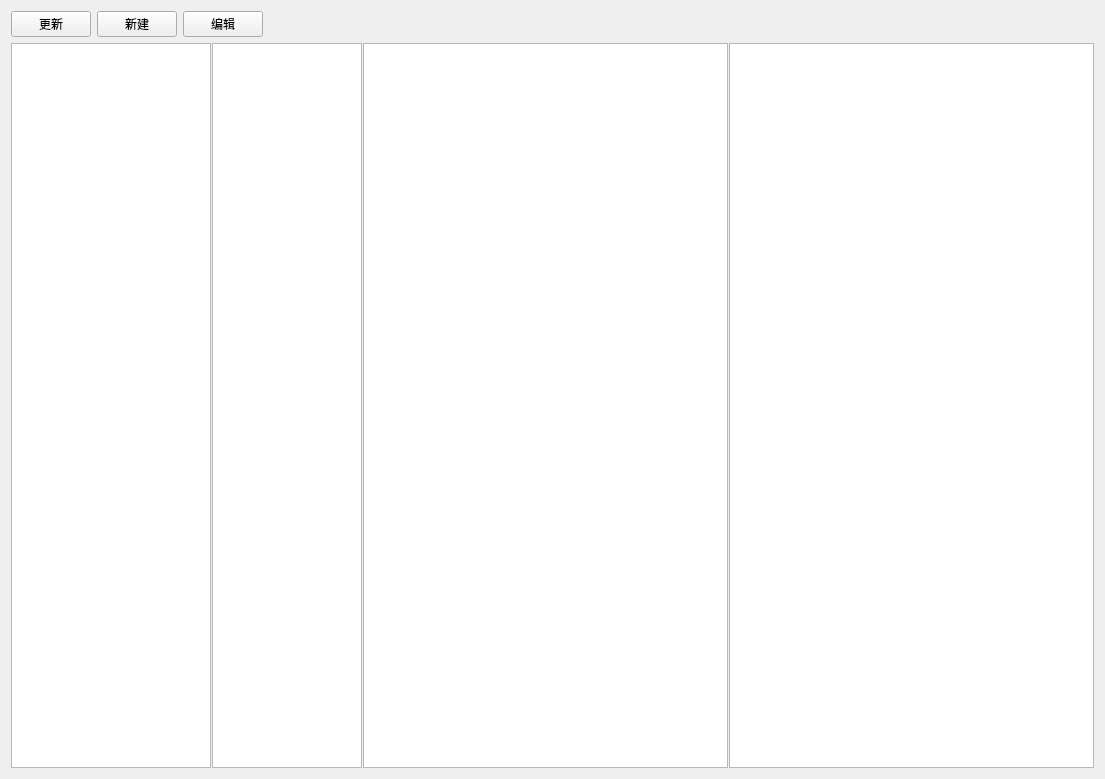
<?xml version="1.0" encoding="UTF-8"?>
<ui version="4.0">
 <class>Form_note</class>
 <widget class="QWidget" name="Form_note">
  <property name="geometry">
   <rect>
    <x>0</x>
    <y>0</y>
    <width>1105</width>
    <height>779</height>
   </rect>
  </property>
  <property name="windowTitle">
   <string>笔记</string>
  </property>
  <property name="windowIcon">
   <iconset>
    <normaloff>app.ico</normaloff>app.ico</iconset>
  </property>
  <layout class="QGridLayout" name="gridLayout">
   <item row="0" column="0">
    <layout class="QHBoxLayout" name="horizontalLayout" stretch="0,0,0,1">
     <item>
      <widget class="QPushButton" name="pushButton_update">
       <property name="text">
        <string>更新</string>
       </property>
      </widget>
     </item>
     <item>
      <widget class="QPushButton" name="pushButton_create">
       <property name="text">
        <string>新建</string>
       </property>
      </widget>
     </item>
     <item>
      <widget class="QPushButton" name="pushButton_save">
       <property name="text">
        <string>编辑</string>
       </property>
      </widget>
     </item>
     <item>
      <spacer name="verticalSpacer">
       <property name="orientation">
        <enum>Qt::Horizontal</enum>
       </property>
       <property name="sizeType">
        <enum>QSizePolicy::Minimum</enum>
       </property>
       <property name="sizeHint" stdset="0">
        <size>
         <width>0</width>
         <height>0</height>
        </size>
       </property>
      </spacer>
     </item>
    </layout>
   </item>
   <item row="1" column="0">
    <widget class="QSplitter" name="splitter">
     <property name="orientation">
      <enum>Qt::Horizontal</enum>
     </property>
     <property name="opaqueResize">
      <bool>false</bool>
     </property>
     <property name="handleWidth">
      <number>1</number>
     </property>
     <property name="childrenCollapsible">
      <bool>false</bool>
     </property>
     <widget class="QTreeWidget" name="treeWidget_tree">
      <property name="minimumSize">
       <size>
        <width>100</width>
        <height>0</height>
       </size>
      </property>
      <property name="maximumSize">
       <size>
        <width>200</width>
        <height>16777215</height>
       </size>
      </property>
      <property name="sizeIncrement">
       <size>
        <width>250</width>
        <height>0</height>
       </size>
      </property>
      <property name="baseSize">
       <size>
        <width>250</width>
        <height>0</height>
       </size>
      </property>
      <attribute name="headerVisible">
       <bool>false</bool>
      </attribute>
      <column>
       <property name="text">
        <string notr="true">1</string>
       </property>
      </column>
     </widget>
     <widget class="QListWidget" name="listWidget_list">
      <property name="minimumSize">
       <size>
        <width>100</width>
        <height>0</height>
       </size>
      </property>
      <property name="maximumSize">
       <size>
        <width>150</width>
        <height>16777215</height>
       </size>
      </property>
      <property name="isWrapping" stdset="0">
       <bool>true</bool>
      </property>
      <property name="resizeMode">
       <enum>QListView::Adjust</enum>
      </property>
      <property name="spacing">
       <number>10</number>
      </property>
     </widget>
     <widget class="QPlainTextEdit" name="plainTextEdit_markdown">
      <property name="enabled">
       <bool>true</bool>
      </property>
     </widget>
     <widget class="QTextEdit" name="textEdit_show">
      <property name="readOnly">
       <bool>true</bool>
      </property>
     </widget>
    </widget>
   </item>
  </layout>
 </widget>
 <resources/>
 <connections/>
</ui>
